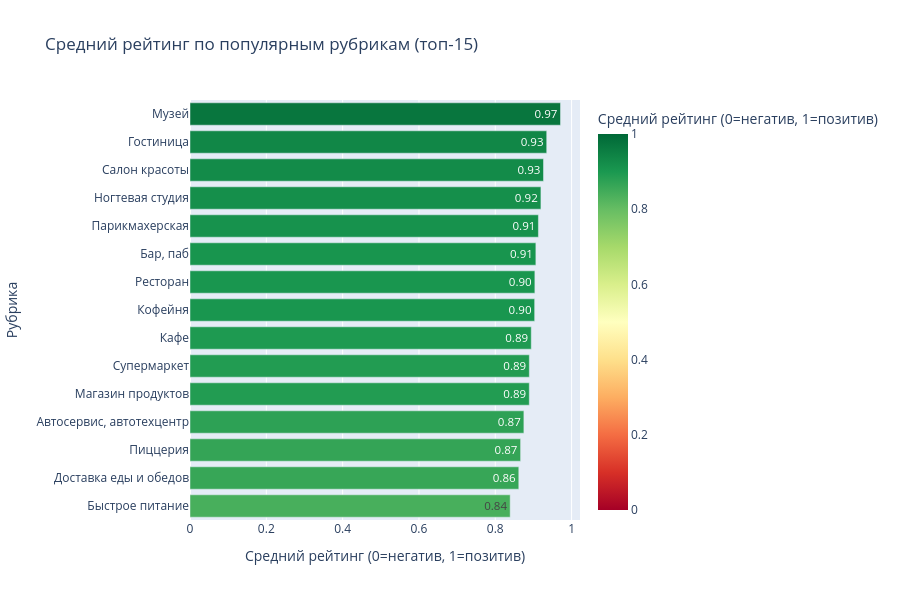

Source (notebook cell):
### Markdown cell above
По графику городов видно, что подавляющее большинство отзывов сконцентрированы в Москве и Санкт-Петербурге - там больше организаций, выше плотность населения и активнее пользовательская аудитория платформы. Далее в топе идут Екатеринбург, Новосибирск и Краснодар.

**🌐 Интерактивная версия:** [Открыть график](https://tihonizy.github.io/skillfactory-ds/project_6/cities.html)

### Code cell
# Средний рейтинг по популярным рубрикам (топ-15)
rubric_ratings = {}

for _, row in data_clean.iterrows():
    items = row['rubrics_list']
    if not items:
        continue
    for r in items:
        rubric_ratings.setdefault(r, []).append(row['rating'])

rubric_avg = {r: np.mean(v) for r, v in rubric_ratings.items()}
top = sorted(rubric_avg.items(), key=lambda x: len(rubric_ratings[x[0]]), reverse=True)[:15]

df_rubric = pd.DataFrame(top, columns=['rubric', 'avg_rating'])
df_rubric['count'] = df_rubric['rubric'].apply(lambda x: len(rubric_ratings[x]))
df_rubric = df_rubric.sort_values('avg_rating', ascending=True)

fig_rating_rubric = px.bar(
    df_rubric, x='avg_rating', y='rubric', orientation='h', text_auto='.2f',
    color='avg_rating', color_continuous_scale='RdYlGn', range_color=(0, 1),
    title='Средний рейтинг по популярным рубрикам (топ-15)',
    labels={'avg_rating': 'Средний рейтинг (0=негатив, 1=позитив)', 'rubric': 'Рубрика'},
    height=600, hover_data={'count': ':,.0f отзывов'}
)
fig_rating_rubric.update_layout(yaxis={'categoryorder': 'total ascending'})

# сохраняем HTML для GitHub Pages
pio.write_html(fig_rating_rubric, "public/rating_by_rubric.html", full_html=True)
fig_rating_rubric.show()

### Figure 1 — Plotly figure (JSON) as saved in the notebook; plotly's stock layout.template omitted (floating-point values rounded to 4 significant figures)
{"data": [{"customdata": [[15858], [13696], [9256], [10557], [19807], [18264], [55326], [10052], [53625], [18258], [9337], [11421], [17631], [40556], [8841]], "hovertemplate": "Средний рейтинг (0=негатив, 1=позитив)=%{marker.color}<br>Рубрика=%{y}<br>count=%{customdata[0]:,.0f отзывов}<extra></extra>", "legendgroup": "", "marker": {"color": [0.8391, 0.8616, 0.8664, 0.875, 0.8891, 0.8892, 0.8943, 0.9032, 0.9038, 0.9064, 0.913, 0.9196, 0.9264, 0.9348, 0.9709], "coloraxis": "coloraxis", "pattern": {"shape": ""}}, "name": "", "orientation": "h", "showlegend": false, "textposition": "auto", "texttemplate": "%{x:.2f}", "type": "bar", "x": [0.8391, 0.8616, 0.8664, 0.875, 0.8891, 0.8892, 0.8943, 0.9032, 0.9038, 0.9064, 0.913, 0.9196, 0.9264, 0.9348, 0.9709], "xaxis": "x", "y": ["Быстрое питание", "Доставка еды и обедов", "Пиццерия", "Автосервис, автотехцентр", "Магазин продуктов", "Супермаркет", "Кафе", "Кофейня", "Ресторан", "Бар, паб", "Парикмахерская", "Ногтевая студия", "Салон красоты", "Гостиница", "Музей"], "yaxis": "y"}], "layout": {"barmode": "relative", "coloraxis": {"cmax": 1, "cmin": 0, "colorbar": {"title": {"text": "Средний рейтинг (0=негатив, 1=позитив)"}}, "colorscale": [[0, "rgb(165,0,38)"], [0.1, "rgb(215,48,39)"], [0.2, "rgb(244,109,67)"], [0.3, "rgb(253,174,97)"], [0.4, "rgb(254,224,139)"], [0.5, "rgb(255,255,191)"], [0.6, "rgb(217,239,139)"], [0.7, "rgb(166,217,106)"], [0.8, "rgb(102,189,99)"], [0.9, "rgb(26,152,80)"], [1, "rgb(0,104,55)"]]}, "height": 600, "legend": {"tracegroupgap": 0}, "title": {"text": "Средний рейтинг по популярным рубрикам (топ-15)"}, "xaxis": {"anchor": "y", "domain": [0, 1], "title": {"text": "Средний рейтинг (0=негатив, 1=позитив)"}}, "yaxis": {"anchor": "x", "categoryorder": "total ascending", "domain": [0, 1], "title": {"text": "Рубрика"}}}}
